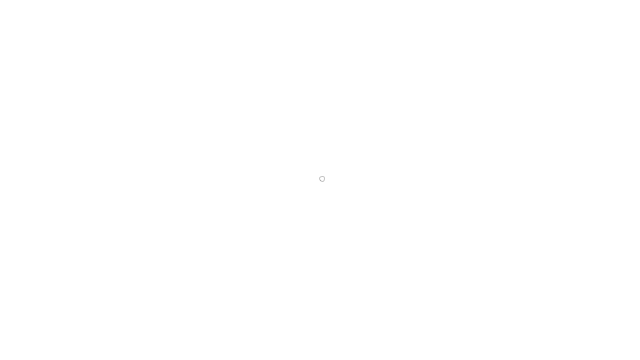
Frame 1 (no input)
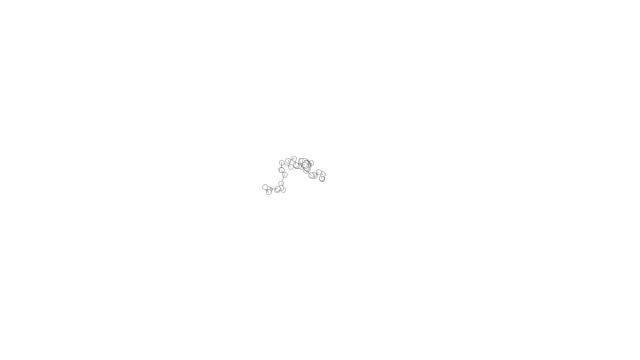
Frame 60 (the mouse pressed at the canvas centre just before this capture)
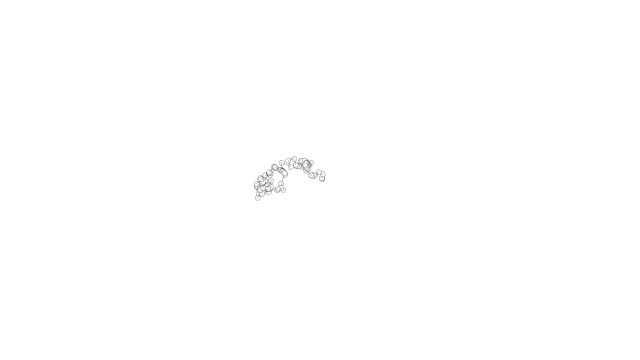
Frame 120 (the mouse held since frame 60 and released just before this capture)

The Processing sketch that drew these frames (run headless with seeded random() and noise(); from frame 60 on, the mouse is pressed at the canvas centre):

// Processing sketch: sketch_01_5
// ── sketch_01_5.pde
// random walker
Walker w;

void setup() {
  size(640, 360);
  noStroke();
  background(255); 
  w = new Walker();
}

void draw() {
  w.step();
}

class Walker {
  float x;
  float y;
  
  Walker() {
    x = width/2;
    y = height/2;
  }
  
  void display(float _x, float _y, boolean isLine) {
    stroke(0, 60);
    //point(x, y);
    if(isLine) {
      line(x, y, _x, _y);
    }
    fill(255, 255, 255);
    ellipse(_x, _y, 5, 5);
    x = _x;
    y = _y;
  }
  /*
  int[] getMousePos() {
    int[] pos = {mouseX, mouseY};
    return pos;
  }
  */
  void step() {
    boolean isLine = true;
    float _x = x;
    float _y = y;
    float r = random(1);
    int mX = mouseX;
    int mY = mouseY;
    
    float stepSize = random(0, 10);
    float stepX = random(-stepSize, stepSize);
    float stepY = random(-stepSize, stepSize);

    if(r < .3) {
      stepX = (mX > _x)? 1:-1;
      stepY = (mY > _y)? 1:-1;
    }
    _x += stepX;
    if(_x < 0) {
      _x = width;
      isLine = false;
    } else if(_x > width) {
      _x = 0;
      isLine = false;  
    }
    _y += stepY;
    if(_y < 0) {
      _y = height;
      isLine = false;  
    } else if(_y > height) {
      _y = 0;
      isLine = false;
    }
    this.display(_x, _y, isLine);
  }
}
